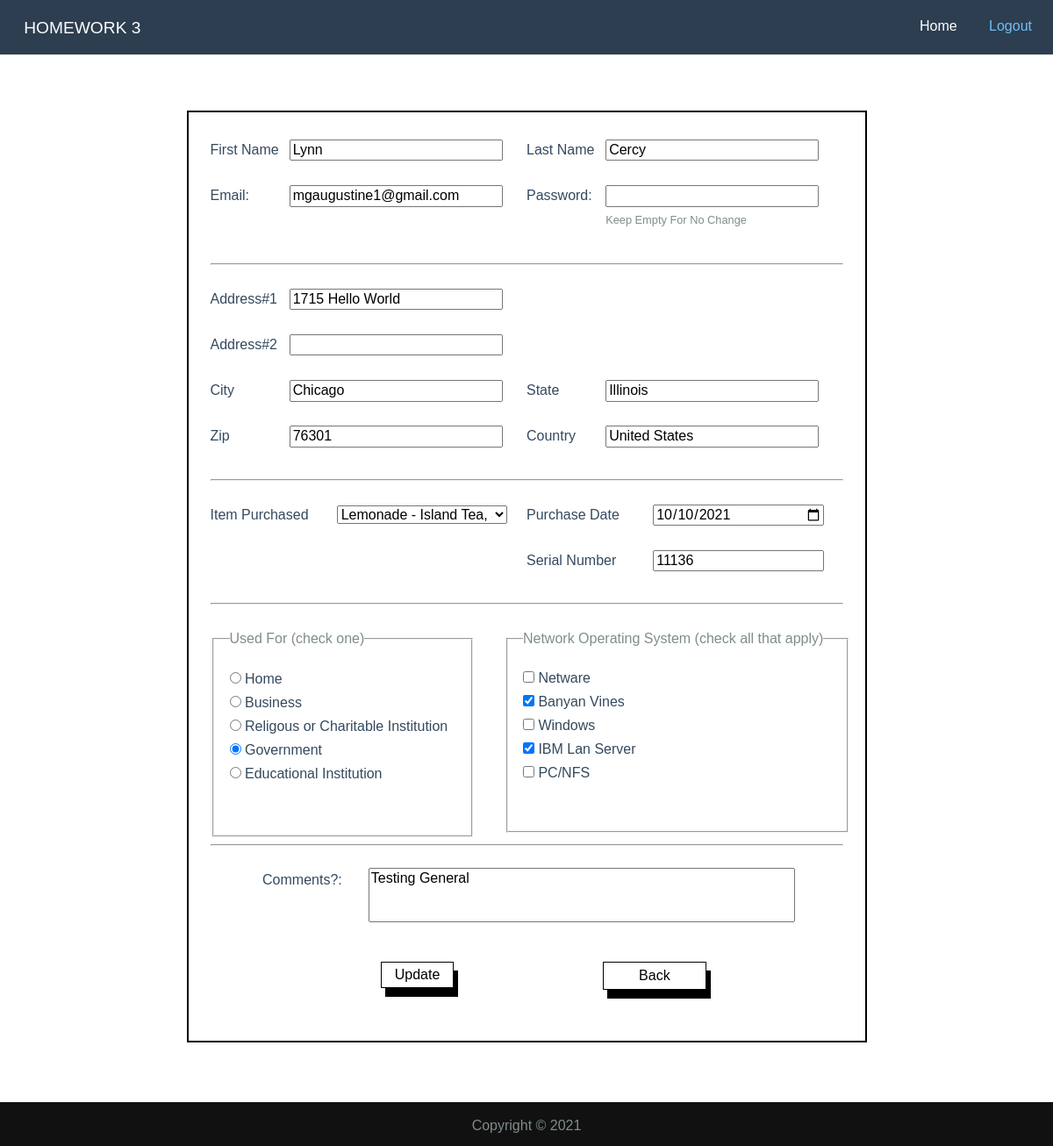
The app's page /edit.php (signed in) with its own data.
### tables this page shows
CREATE TABLE `profiles` (
  `id` int(50) NOT NULL,
  `uid` int(11) NOT NULL,
  `first_name` varchar(40) NOT NULL,
  `last_name` varchar(40) NOT NULL,
  `email_address` varchar(64) NOT NULL,
  `address_one` varchar(80) NOT NULL,
  `address_two` varchar(80) NOT NULL,
  `city` varchar(40) NOT NULL,
  `state` varchar(50) NOT NULL,
  `zip` int(10) NOT NULL,
  `country` varchar(80) NOT NULL
);

CREATE TABLE `users` (
  `uid` int(11) NOT NULL,
  `roleID` int(11) NOT NULL DEFAULT 1,
  `username` varchar(512) NOT NULL,
  `password` varchar(512) NOT NULL,
  `token` varchar(512) DEFAULT NULL
);

CREATE TABLE `purchased_info` (
  `id` int(11) NOT NULL,
  `uid` int(11) NOT NULL,
  `pid` int(11) NOT NULL,
  `purchase_date` date NOT NULL,
  `serial_number` varchar(30) NOT NULL,
  `used_for` varchar(40) NOT NULL,
  `op_sys` varchar(40) NOT NULL,
  `comments` text NOT NULL
);

### edit.php (the view, shortened to what the rows shown need)
<?php
    include('header.php');
    include('auth.php');
    if(isset($_GET['id']) && $_GET['id'] != ''){
        if($udata['roleID'] == 2 || $udata['roleID'] == 3){
            $uid = $_GET['id'];
            $u_details = $user->get(['uid'=>$uid]);
            $p_details = $profile->get(['uid'=>$uid]);
            $pur_details = $purchase->get(['uid'=>$uid]);
            if($u_details && $p_details && $pur_details){
            }
            else{
                header('location:tables.php');
            }
        }
        else{
            header('location:tables.php');
        }
    }
    else{
        if($udata['roleID'] == 1){
            $uid = $udata['uid'];
            $u_details = $user->get(['uid'=>$uid]);
            $p_details = $profile->get(['uid'=>$uid]);
            $pur_details = $purchase->get(['uid'=>$uid]);
        }
        else{
            header('location:tables.php');
        }
    }
?>
<div class="">
    <div class="content">
		<div class="container">
			<form action="update.php" method ="POST">
                <div class="form-group">
                    <div class="pure-g">
                        <div class="l-box pure-u-1 pure-u-md-1-2 pure-u-lg-1-2">
                            <div class="pure-g">
                                <div class="l-box pure-u-1 pure-u-md-3-4 pure-u-lg-3-4">
                                    <input type="text"class="flex-item form-control" value="<?php echo $p_details[0]['first_name']; ?>"  placeholder="Janet"  name="fname" id="fname" size="">
                                </div>
                            </div>
                        </div>
                        <div class="l-box pure-u-1 pure-u-md-1-2 pure-u-lg-1-2">
                            <div class="pure-g">
                                <div class="l-box pure-u-1 pure-u-md-3-4 pure-u-lg-3-4">
                                    <input type="text" class="flex-item form-control"  value="<?php echo $p_details[0]['last_name']; ?>" placeholder="Chidi"   name="lname" id="lname" size="">
                                </div>
                            </div>
                        </div>
                    </div>
                </div>
                <div class="form-group">
                    <div class="pure-g">
                        <div class="l-box pure-u-1 pure-u-md-1-2 pure-u-lg-1-2">
                            <div class="pure-g">
                                <div class="l-box pure-u-1 pure-u-md-3-4 pure-u-lg-3-4">
                                    <input type="email" autocomplete="new-email" class="flex-item form-control" value="<?php echo $u_details[0]['username']; ?>"  placeholder="something@gmail.com"  name="email" id="email" size="">
                                </div>
                            </div>
                        </div>
                    </div>
                </div>
				<br>
                <div class="form-group">
                    <div class="pure-g">
                        <div class="l-box pure-u-1 pure-u-md-1-2 pure-u-lg-1-2">
                            <div class="pure-g">
                                <div class="l-box pure-u-1 pure-u-md-3-4 pure-u-lg-3-4">
                                    <input type="text" class="flex-item form-control" placeholder="1017 Caterine Rd" value="<?php echo $p_details[0]['address_one']; ?>"  name="add1" id="add1" size="">
                                </div>
                            </div>
                        </div>
                    </div>
                </div>
                <div class="form-group">
                    <div class="pure-g">
                        <div class="l-box pure-u-1 pure-u-md-1-2 pure-u-lg-1-2">
                            <div class="pure-g">
                                <div class="l-box pure-u-1 pure-u-md-3-4 pure-u-lg-3-4">
                                    <input type="text" class="flex-item form-control"  value="<?php echo $p_details[0]['city']; ?>"  name="city" id="add2" size="">
                                </div>
                            </div>
                        </div>
                        <div class="l-box pure-u-1 pure-u-md-1-2 pure-u-lg-1-2">
                            <div class="pure-g">
                                <div class="l-box pure-u-1 pure-u-md-3-4 pure-u-lg-3-4">
                                    <input type="text" class="flex-item form-control"  value="<?php echo $p_details[0]['state']; ?>" name="state" id="state" size="">
                                </div>
                            </div>
                        </div>
                    </div>
                </div>
                <div class="form-group">
                    <div class="pure-g">
                        <div class="l-box pure-u-1 pure-u-md-1-2 pure-u-lg-1-2">
                            <div class="pure-g">
                                <div class="l-box pure-u-1 pure-u-md-3-4 pure-u-lg-3-4">
                                    <input type="number" class="flex-item form-control" value="<?php echo $p_details[0]['zip']; ?>"  placeholder="74111147" name="zip" id="zip" size="" maxlength="5">
                                </div>
                            </div>
                        </div>
                        <div class="l-box pure-u-1 pure-u-md-1-2 pure-u-lg-1-2">
                            <div class="pure-g">
                                <div class="l-box pure-u-1 pure-u-md-3-4 pure-u-lg-3-4">
                                    <input type="text" class="flex-item form-control" value="<?php echo $p_details[0]['country']; ?>" name="country" id="country" size="">
                                </div>
                            </div>
                        </div>
                    </div>
                </div>
				<br>
                <div class="form-group">
                    <div class="pure-g">
                        <div class="l-box pure-u-1 pure-u-md-1-2 pure-u-lg-1-2">
                            <div class="pure-g">
                                <div class="l-box pure-u-1 pure-u-md-3-5 pure-u-lg-3-5">
                                    <input type="date" value="<?php echo $pur_details[0]['purchase_date']; ?>" class="flex-item form-control"   name="purDate" id="purDate" >
                                </div>
                            </div>
                        </div>
                    </div>
                </div>
                <div class="form-group">
                    <div class="pure-g">
                        <div class="l-box pure-u-1 pure-u-md-1-2 pure-u-lg-1-2">
                            <div class="pure-g">
                                <div class="l-box pure-u-1 pure-u-md-3-5 pure-u-lg-3-5">
                                    <input type="text" value="<?php echo $pur_details[0]['serial_number']; ?>" class="flex-item form-control"  name="sernum" id="sernum" >
                                </div>
                            </div>
                        </div>
                    </div>
                </div>
                <br>
                <div class="form-group">
                    <div class="pure-g">
                        <div class="l-box pure-u-1 pure-u-md-3-4 pure-u-lg-3-4">
                            <textarea class="form-control" id="Comments" name="CommentsSection" rows ="3" col ="" ><?php echo $pur_details[0]['comments']; ?></textarea>
                        </div>
                    </div>
                </div>
				</form>
			</div>
        </div>
</div>
<?php
    include('footer.php');
?>

### records on screen
profiles: fname "Lynn", lname "Cercy", add1 "1715 Hello World", city "Chicago", state "Illinois", zip "76301", country "United States"
users: email "mgaugustine1@gmail.com"
purchased_info: purDate "10/10/2021", sernum "11136", CommentsSection "Testing General"

### other values on screen
$uf "Home"
$uf "Business"
$uf "Religous or Charitable Institution"
$uf "Government"
$uf "Educational Institution"
$nos "Netware"
$nos "Banyan Vines"
$nos "Windows"
$nos "IBM Lan Server"
$nos "PC/NFS"
form field itemsP "Lemonade - Island Tea, 591 Ml"
